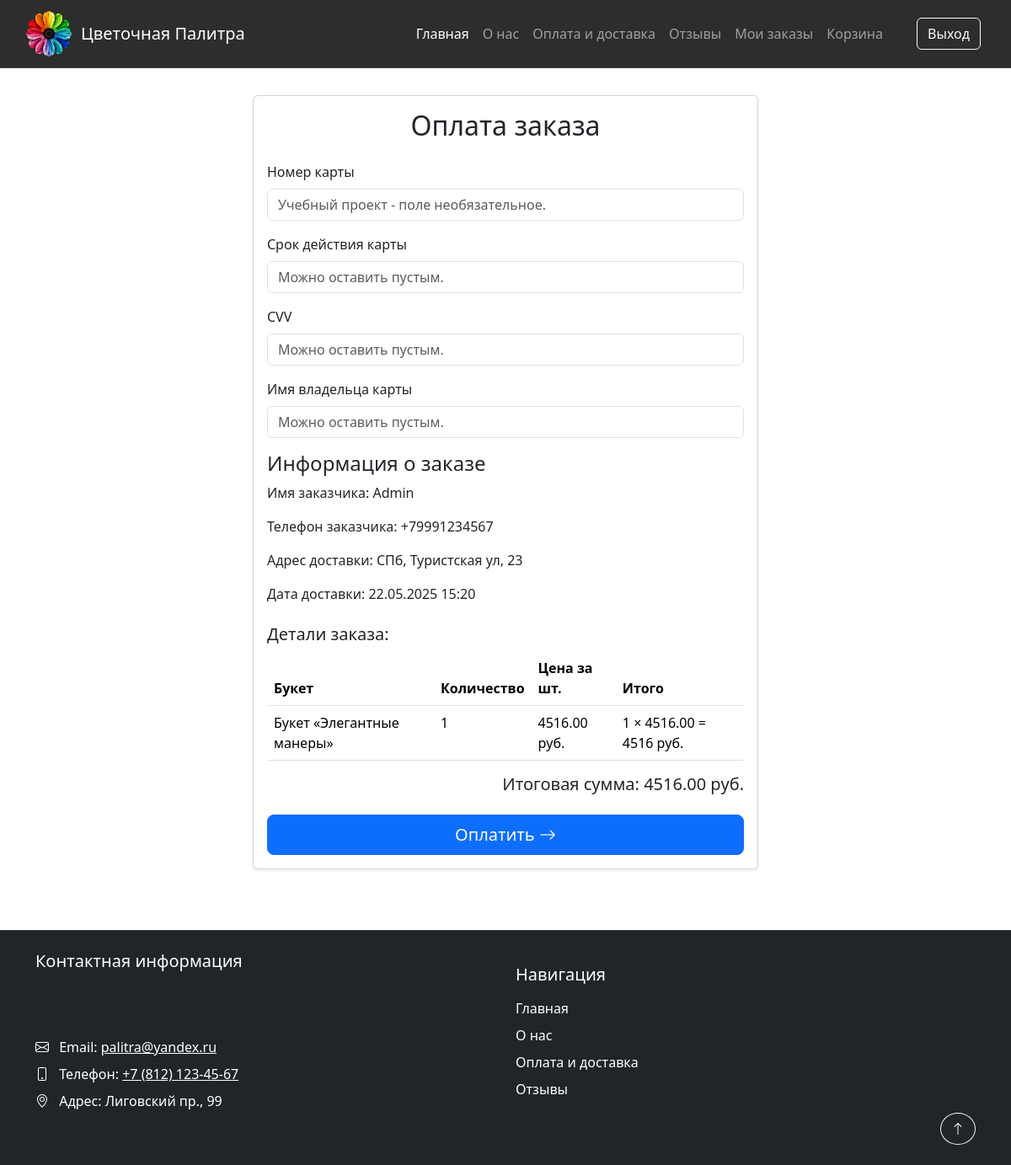
The app's page /orders/confirm/1/ (signed in) with its own data.
### orders/models.py (models this page shows, shortened)
class Order(models.Model):
    STATUS_CHOICES = [
        ('prepaid', 'Предоплачен'),
        ('pending', 'В обработке'),
        ('confirmed', 'Подтверждён'),
        ('processing', 'В доставке'),
        ('completed', 'Завершён'),
        ('cancelled', 'Отменён'),
    ]
    DELIVERY_CHOICES = [
        ('delivery', 'Доставка'),
        ('pickup', 'Самовывоз'),
    ]
    delivery_type = models.CharField(
        max_length=20,
        choices=DELIVERY_CHOICES,
        default='delivery',
        verbose_name='Тип доставки'
    )
    user = models.ForeignKey(
        settings.AUTH_USER_MODEL,
        on_delete=models.PROTECT,
        related_name='orders'
    )
    recipient = models.ForeignKey(
        'users.Recipient',
        on_delete=models.SET_NULL,
        null=True,
        blank=True,
        verbose_name='Получатель'
    )
    delivery_address = models.CharField(max_length=255)
    delivery_date = models.DateTimeField()
    total_price = models.DecimalField(max_digits=12, decimal_places=2)
    status = models.CharField(max_length=20, choices=STATUS_CHOICES, default='prepaid')
    created_at = models.DateTimeField(auto_now_add=True)
    updated_at = models.DateTimeField(auto_now=True)
    objects = OrderQuerySet.as_manager()
    class Meta:
        ordering = ['-created_at']
        verbose_name = 'Заказ'
        verbose_name_plural = 'Заказы'

class OrderItem(models.Model):
    order = models.ForeignKey(Order, on_delete=models.CASCADE, related_name='items')
    bouquet = models.ForeignKey(Bouquet, on_delete=models.PROTECT)
    quantity = models.PositiveIntegerField(default=1)
    price = models.DecimalField(max_digits=10, decimal_places=2)
    class Meta:
        verbose_name = 'Позиция заказа'
        verbose_name_plural = 'Позиции заказа'

### users/models.py (models this page shows, shortened)
class User(AbstractUser):
    username = None
    objects = CustomUserManager()
    phone = models.CharField(
        max_length=12,
        validators=[PhoneValidator()],
        verbose_name='Номер телефона',
        unique=True,
        help_text='Ожидаемый формат номера: +79991234567'
    )
    name = models.CharField(
        max_length=255,
        verbose_name='Имя',
        blank=False
    )
    email = models.EmailField(
        max_length=50,
        blank=True,
        null=True,
        verbose_name='Почта'
    )
    address = models.CharField(
        max_length=50,
        blank=True,
        null=True,
        verbose_name='Адрес доставки'
    )
    USERNAME_FIELD = 'phone'
    REQUIRED_FIELDS = ['name']

### catalog/models.py (models this page shows, shortened)
class Bouquet(models.Model):
    name = models.CharField(max_length=30, blank=False, verbose_name='Название')
    consists = models.TextField(max_length=100, blank=False, verbose_name='Содержит')
    price = models.DecimalField(max_digits=10, decimal_places=2, verbose_name='Цена')
    cost_price = models.DecimalField(max_digits=10, decimal_places=2, verbose_name='Себестоимость',
                                     blank=False, null=False, default=0)
    pic1 = models.ImageField(upload_to='bouquets/', verbose_name='Фото1')
    pic2 = models.ImageField(upload_to='bouquets/', verbose_name='Фото2')
    is_bestseller = models.BooleanField(default=False, verbose_name='Бестселлер')
    objects = BouquetManager()

### orders/views.py (the view)
# urls.py: path('confirm/<int:order_id>/', views.order_confirm, name='order_confirm'),
def order_confirm(request, order_id):
    order = get_object_or_404(Order, id=order_id)
    order_items = OrderItem.objects.filter(order=order)
    print("Order Items:", order.items.all().values_list('bouquet__name', flat=True))
    print("Total Price:", order.total_price)
    return render(request, 'orders/order_confirm.html', {
        'order': order,
        'order_items': order_items,
        'recipient': order.recipient if hasattr(order, 'recipient') else None,
    })

### cart/context_processors.py (called while the page is built)
def cart(request):
    return {'cart': get_or_create_cart(request)}

### cart/utils.py (called while the page is built, shortened)
def get_or_create_cart(request):
    if request.user.is_authenticated:
        cart, _ = Cart.objects.get_or_create(user=request.user)
    return cart

### orders/templates/orders/order_confirm.html (shortened to what this page needs)
{% extends 'main/layout.html' %}
{% load static %}
{% block content %}
<div class="container py-4">
    <div class="card shadow-sm mx-auto" style="max-width: 600px;">
        <div class="card-body">
            <h2 class="card-title text-center mb-4">Оплата заказа</h2>
            <form method="post" action="{% url 'orders:process_payment' order.id %}" id="paymentForm">
                <div class="mb-3">
                    <label class="form-label">Номер карты</label>
                    <input type="text" class="form-control" name="card_number" placeholder="Учебный проект - поле необязательное.">
                </div>
                <div class="mb-3">
                    <label class="form-label">Срок действия карты</label>
                    <input type="text" class="form-control" name="card_expiry" placeholder="Можно оставить пустым.">
                </div>
                <div class="mb-3">
                    <label class="form-label">CVV</label>
                    <input type="text" class="form-control" name="card_cvv" placeholder="Можно оставить пустым.">
                </div>
                <div class="mb-3">
                    <label class="form-label">Имя владельца карты</label>
                    <input type="text" class="form-control" name="card_holder" placeholder="Можно оставить пустым.">
                </div>
                <div class="mb-3">
                    <h4>Информация о заказе</h4>
                    <p>Имя заказчика: {{ order.user.name }}</p>
                    <p>Телефон заказчика: {{ order.user.phone }}</p>
                    {% if order.delivery_type == 'delivery' %}
                        {% if order.recipient %}
                            <p>Имя получателя: {{ order.recipient.name }}</p>
                            <p>Телефон получателя: {{ order.recipient.phone }}</p>
                            <p>Адрес доставки: {{ order.recipient.address }}</p>
                        {% else %}
                            <p>Адрес доставки: {{ order.delivery_address }}</p>
                        {% endif %}
                        <p>Дата доставки: {{ order.delivery_date|date:"d.m.Y H:i" }}</p>
                    {% else %}
                        <p>Способ получения: Самовывоз</p>
                        <p>Адрес магазина: Лиговский пр., 99</p>
                    {% endif %}
                    <h5 class="mt-4">Детали заказа:</h5>
                    <table class="table">
                        <thead>
                            <tr>
                                <th>Букет</th>
                                <th>Количество</th>
                                <th>Цена за шт.</th>
                                <th>Итого</th>
                            </tr>
                        </thead>
                        <tbody>
                            {% for item in order.items.all %}
                                <tr>
                                    <td>{{ item.bouquet.name }}</td>
                                    <td>{{ item.quantity }}</td>
                                    <td>{{ item.price }} руб.</td>
                                    <td>{{ item.quantity|floatformat:0 }} × {{ item.price }} = {% widthratio item.quantity 1 item.price %} руб.</td>
                                </tr>
                            {% empty %}
                                <tr>
                                    <td colspan="4" class="text-center">Нет товаров в заказе</td>
                                </tr>
                            {% endfor %}
                        </tbody>
                    </table>
                    <div class="h5 text-end mt-3">
                        Итоговая сумма: {{ order.total_price }} руб.
                    </div>
                </div>
                <div class="d-grid mt-4">
                    <button type="submit" class="btn btn-primary btn-lg">
                        Оплатить <i class="bi bi-arrow-right"></i>
                    </button>
                </div>
            </form>
        </div>
    </div>
</div>
{% endblock %}

### main/static/main/css/styles.css (style rules this page uses)
.card { transition: transform 0.3s, box-shadow 0.3s; }
@media (min-width: 768px) { .card { min-height: 450px; } }

### records on screen
Order: user.name "Admin", user.phone "+79991234567", delivery_address "СПб, Туристская ул, 23", delivery_date "22.05.2025 15:20", total_price "4516.00"
OrderItem: bouquet.name "Букет «Элегантные манеры»", quantity "1", price "4516.00", quantity+price "4516"
